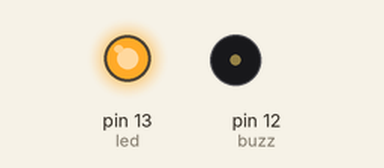
The sketch below on a simulated Arduino Uno, built with avr-gcc and run on an emulated ATmega328P. Shown: output pins drawn as LEDs (lit = HIGH), buzzer (waves = sounding, pin HIGH).

Above: at 0.2 s.
At 5.7 s:
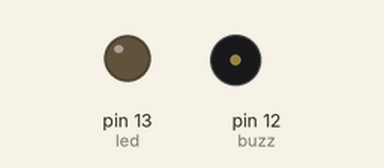
At 10.5 s:
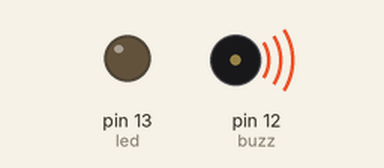
Timing chart, 0 to 15.0 s (numbered marks = the images above):
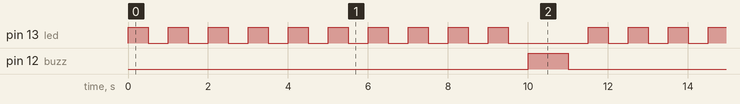

Measured:
- by itself, pin 13 (led): repeats every 11.5 s: 9 × (LOW 0.50 s, HIGH 0.50 s), LOW 2.0 s, HIGH 0.50 s
- by itself, pin 12 (buzz): alternates HIGH for 1.0 s and LOW for 10.5 s
- by itself, everything shown: repeats every 11.5 s, in 22 steps

The sketch:

Code1.ino
```cpp
// (licence header left out)
//Q1. Write an Arduino Uno program that a bazaar will be ringing after LED blinks for 10 times.

int led=13, buzz=12, i=0;
void setup()
{
  pinMode (led,OUTPUT);
  pinMode (buzz, OUTPUT);
}

void loop()
{
for (i=0; i<10; i++)
{
  digitalWrite (led, HIGH);
  delay (500);
  digitalWrite (led,LOW);
  delay(500);
}
digitalWrite(buzz,HIGH);
delay(1000);
digitalWrite(buzz,LOW);
delay(500);
}
```
